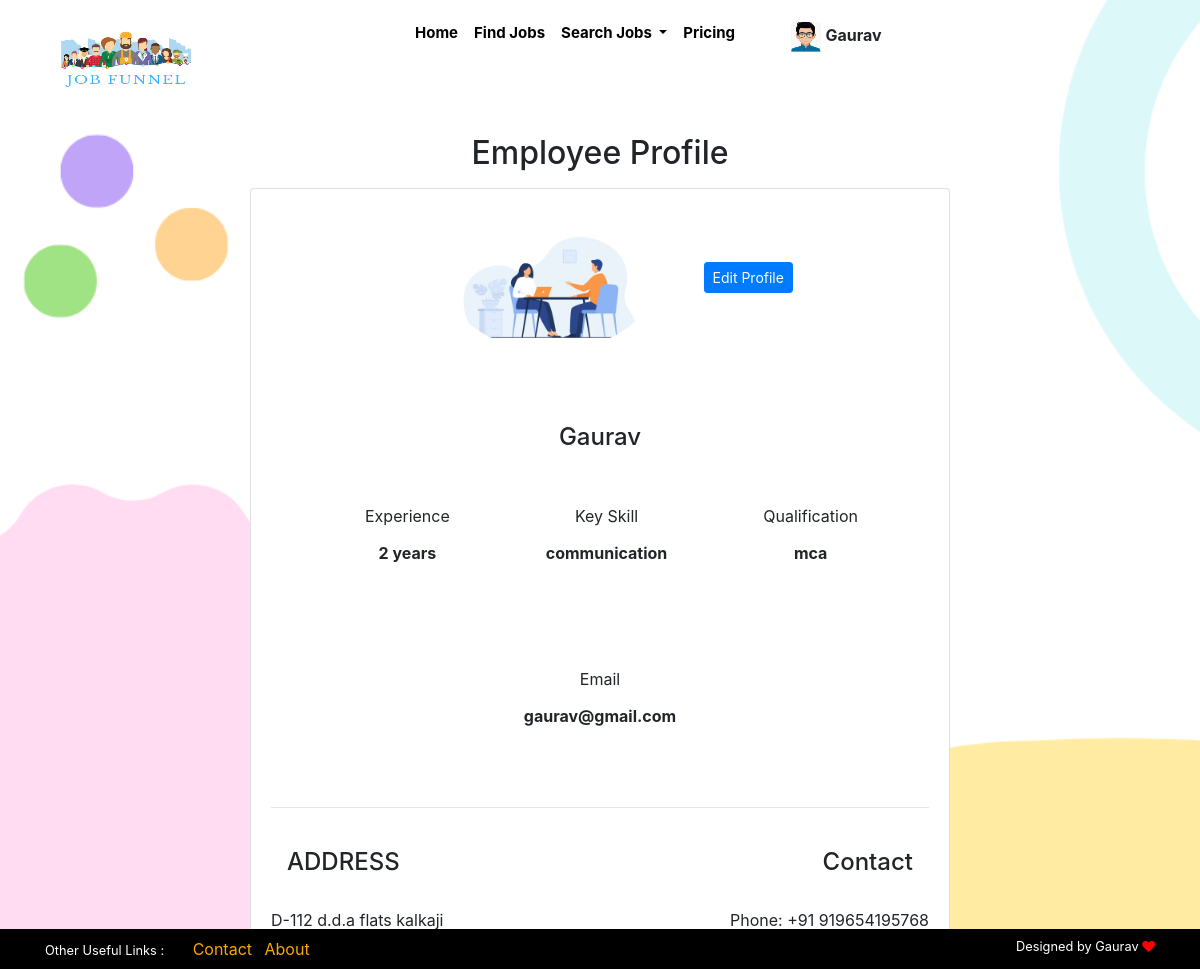
The app's page /employee-profile.php (signed in) with its own data.
### tables this page shows
CREATE TABLE `candidate_details` (
  `candidate_id` int(15) NOT NULL,
  `cname` varchar(20) NOT NULL,
  `email` varchar(30) NOT NULL,
  `mob_no` bigint(20) NOT NULL,
  `age` int(10) NOT NULL,
  `gender` varchar(15) NOT NULL,
  `key_skill` varchar(20) NOT NULL,
  `qualification` varchar(20) NOT NULL,
  `experience` varchar(10) NOT NULL,
  `c_password` varchar(20) NOT NULL,
  `resume` blob NOT NULL,
  `address` varchar(50) NOT NULL
);

### employee-profile.php (the view, shortened to what this page needs)
<!DOCTYPE html>
<html lang="en">
<head>
    <link rel="stylesheet" href="https://stackpath.bootstrapcdn.com/bootstrap/4.4.1/css/bootstrap.min.css">
	<link rel="stylesheet" href="https://stackpath.bootstrapcdn.com/font-awesome/4.7.0/css/font-awesome.min.css">
</head>
<body>
<?php
 include 'employee-header.php';
 include 'connection.php';
 ?>
<?php
  $candi_email = $_SESSION['candi_email'];
 $sql = "SELECT * FROM candidate_details WHERE email ='{$candi_email}'";
  $result = mysqli_query($conn, $sql);
  if(mysqli_num_rows($result)>0){
  	$row = mysqli_fetch_assoc($result);
  ?>
  <div class="container-fluid">
	<div class="container">
		<div class="row">
		     <div class="col-md-9" style="margin:auto;">
    				<div class="h2 py-2 px-5 text-center" id="adm-title">Employee Profile</div>
    		      <div class="card" id="employee-profile-card" style="width: 700px; margin:auto;">
	    				<div class="row">
	    					<div class="col-md-12  mb-5">
	                                         <div class="images-file mt-3" style="margin-left: 200px; display: inline-block;  border-radius:50%; height:200px; width:200px;">
	                                            <img src="images/7566.jpg" alt="" id="blah" class="images-file card-img-top" style="margin-left: 0px; margin-top:20px; border-radius:50%;">
	                                        </div>
	                                       <div  class="ml-5" style=" display: inline-block;">
	                                       	<button class="btn btn-primary btn-sm" data-target="#edit-profile" data-toggle="modal">Edit Profile</button>
	                                       </div>
	    					</div>
	    				</div>
	    				<div class="card-body" style="margin-top:-50px;">
	    					<h4 class="card-title text-center" style="text-transform: capitalize;"><?php echo $row['cname']; ?></h4>
	    					<div class="d-flex p-3">
	    					  <div class="px-5 py-4 text-center" style="margin-left:30px;">Experience<h6 class="py-3"><b><?php echo $row['experience']; ?></b></h6></div>
	    					  <div class="py-4 px-5 text-center">Key Skill<h6 class="py-3"><b><?php echo $row['key_skill']; ?></b></h6></div>
	    					  <div class="py-4 px-5 text-center">Qualification<h6 class="py-3"><b><?php echo $row['qualification']; ?></b></h6></div>
	    					</div>
                            <div class="d-flex p-3" style="margin:auto;">
                              <div class="p-4 text-center" style="margin:auto;">Email<h6 class="py-3"><b><?php echo $row['email']; ?></b></h6></div>
                            </div>
	    					<hr>
                                 <div class="row">
                                 	<div class="col-md-6">
				    					<h4 class="px-3 py-4">ADDRESS</h4>
				    					<p><?php echo $row['address']; ?></p>
			    				    </div>
			    				    <div class="col-md-6">
				    					<h4 class="px-3 py-4 text-right">Contact</h4>
				    					<p class="text-right">Phone: +91&nbsp;<?php echo $row['mob_no']; ?></p>
			    				    </div>
			    			</div>
	    				</div>
    				</div>
    	     </div>
    	</div>
	</div>
</div>
 <?php
 }
include 'footer.php';
?>
</body>
</html>

### employee-profile.php (style rules this page uses)
body { background-image: url('images/bg.png'); background-size:cover; background-repeat: no-repeat; }

### records on screen
candidate_details: cname "Gaurav", experience "2 years", key_skill "communication", qualification "mca", email "gaurav@gmail.com", address "D-112 d.d.a flats kalkaji", mob_no "919654195768"

### other values on screen
$_SESSION['candi_name'] "Gaurav"
